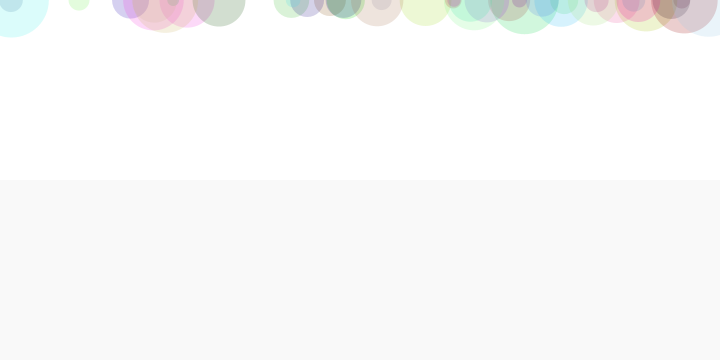
Frame 1 (no input)
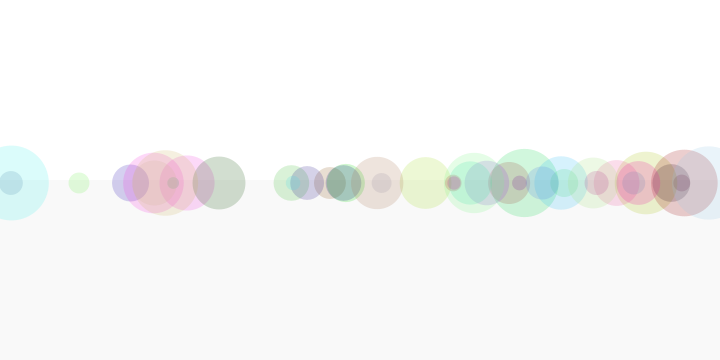
Frame 60 (the mouse pressed at the canvas centre just before this capture)
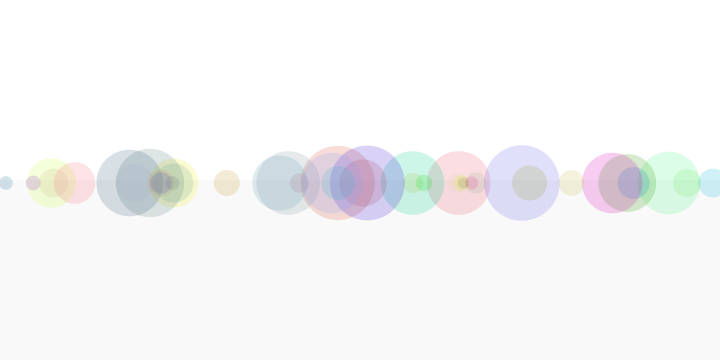
Frame 120 (the mouse held since frame 60 and released just before this capture)

The Processing sketch that drew these frames (run headless with seeded random() and noise(); from frame 60 on, the mouse is pressed at the canvas centre):

// Processing sketch: example05
// ── example05.pde
Mover[] movers;
Liquid liquid;

void setup() {
  size (720, 360);
  movers = new Mover[40];
  reset();
  liquid = new Liquid(0, height/2, width, height/2, 0.1);
}

void draw() {
  background(255);
  
  liquid.display();
  
  for (int i = 0; i < movers.length; i++) {
    if (liquid.contains(movers[i])) {
      PVector dragForce = liquid.drag(movers[i]);
      movers[i].applyForce(dragForce);
    }
    
    PVector gravity = new PVector(0, 0.1);
    gravity.mult(movers[i].mass);
    movers[i].applyForce(gravity);
    
    movers[i].update();
    movers[i].edges();
    movers[i].display();
  }
}


void mousePressed() {
  reset();
}

// Restart all the Mover objects randomly
void reset() {
  for (int i = 0; i < movers.length; i++) {
    movers[i] = new Mover(random(0.6, 5), random(width), 0);
  }
}
// ── Liquid.pde
class Liquid {
  
  float x, y, w, h;
  float c; //coefficient of drag
  
  Liquid(float x_, float y_, float w_, float h_, float c_) {
    x = x_;
    y = y_;
    w = w_;
    h = h_;
    c = c_;
  }
  
  boolean contains(Mover m) {
    PVector l = m.loc;
    return l.x >= x && l.x <= x + w && l.y >= y && l.y <= y + h;
  }
  
  PVector drag(Mover m) {
    float speed = m.vel.mag();
    float dragMagnitude = c * speed * speed;
    PVector dragForce = m.vel.copy();
    dragForce.mult(-1);
    dragForce.normalize();
    dragForce.mult(dragMagnitude);
    return dragForce;
  }
  
  void display() {
    noStroke();
    fill(175,20);
    rect(x,y,w,h);
  }
  
}
// ── Mover.pde
class Mover {
  
  PVector loc;
  PVector vel;
  PVector acc;
  float mass;
  float r;
  float g;
  float b;
  
  Mover(float m, float x, float y) {
    mass = m;
    loc = new PVector(x, y);
    vel = new PVector(0,0);
    acc = new PVector(0,0);
    r = random(255);
    g = random(255);
    b = random(255);
  }
  
  void applyForce(PVector force) {
    PVector f = PVector.div(force, mass);
    acc.add(f);
  }
  
  void update() {
    vel.add(acc);
    loc.add(vel);
    acc.mult(0); //clear out acceleration
  }
  
  void display() {
    noStroke();
    fill(r, g, b, 50);
    ellipse(loc.x,loc.y, mass*16, mass*16);
  }
  
  void edges() {
   if (loc.x > width) {
     loc.x = width;
     vel.x *= -1;
     vel.x *= -1;
   } else if (loc.x < 0) {
     loc.x = 0;
     vel.x *= -1;
   }
    
   if (loc.y > height) {
     loc.y = height;
     vel.y *= -1;
     //vel.y *= -0.9;  // A little dampening when hitting the bottom
   } else if (loc.y < 0) {
     loc.y = 0;
     vel.y *= -1;
   }
  }
  
}
